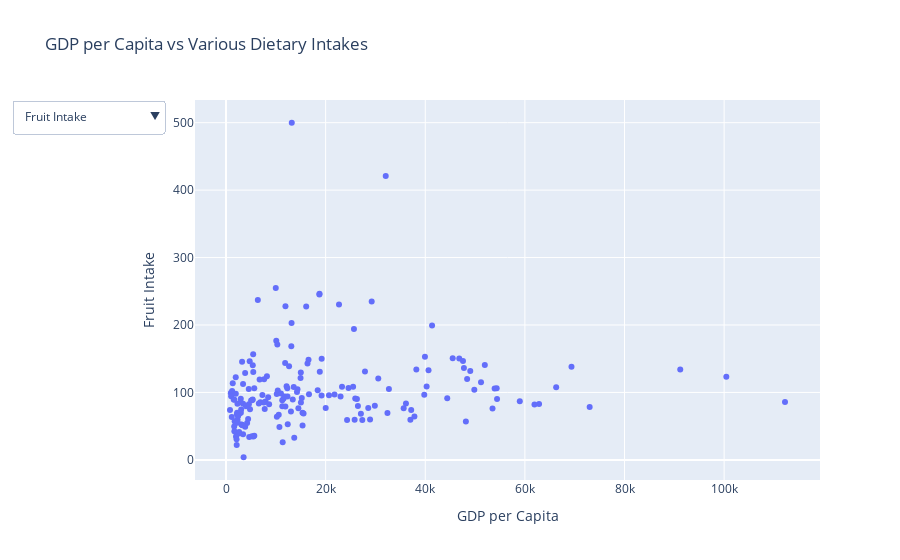

Notebook source saved alongside this figure:
### Code cell
#Click to see code
dietary_columns = {
    'Fruit Intake': 'fruit_dietary_intake',
    'Vegetable Intake': 'vegetables_dietary_intake',
    'Legume Intake': 'legumes_dietary_intake',
    'Nut Intake': 'nuts_dietary_intake',
    'Whole Grains Intake': 'whole_grains_dietary_intake',
    'Fish Intake': 'fish_dietary_intake',
    'Dairy Intake': 'dairy_dietary_intake',
    'Red Meat Intake': 'red_meat_dietary_intake'
}

# Create the initial plot
fig = px.scatter(data, x='gdp_per_capita_mean_2011_2021', y='fruit_dietary_intake',
                 labels={'gdp_per_capita_mean_2011_2021': 'GDP per Capita',
                         'fruit_dietary_intake': 'Fruit Intake'},
                 title='GDP per Capita vs Dietary Intake')

# Update layout with dropdown
fig.update_layout(
    updatemenus=[
        {
            'buttons': [
                {
                    'method': 'update',
                    'label': dietary_label,
                    'args': [{'y': [data[dietary_col]]},
                             {'yaxis': {'title': dietary_label}}]
                }
                for dietary_label, dietary_col in dietary_columns.items()
            ],
            'direction': 'down',
            'showactive': True,
        }
    ]
)

fig.update_layout(title='GDP per Capita vs Various Dietary Intakes')

fig.show()

### Figure 1 — Plotly figure (JSON) as saved in the notebook; plotly's stock layout.template omitted (floating-point values rounded to 4 significant figures; data arrays with more than 128 entries replaced by an {"elided": "..."} marker saying what was removed)
{"data": [{"hovertemplate": "GDP per Capita=%{x}<br>Fruit Intake=%{y}<extra></extra>", "legendgroup": "", "marker": {"color": "#636efa", "symbol": "circle"}, "mode": "markers", "name": "", "orientation": "v", "showlegend": false, "type": "scatter", "x": {"elided": "203 float values"}, "xaxis": "x", "y": {"elided": "203 float values"}, "yaxis": "y"}], "layout": {"autosize": true, "legend": {"tracegroupgap": 0}, "title": {"text": "GDP per Capita vs Various Dietary Intakes"}, "updatemenus": [{"buttons": [{"args": [{"y": {"elided": "1x203 float values"}}, {"yaxis": {"title": "Fruit Intake"}}], "label": "Fruit Intake", "method": "update"}, {"args": [{"y": {"elided": "1x203 float values"}}, {"yaxis": {"title": "Vegetable Intake"}}], "label": "Vegetable Intake", "method": "update"}, {"args": [{"y": {"elided": "1x203 float values"}}, {"yaxis": {"title": "Legume Intake"}}], "label": "Legume Intake", "method": "update"}, {"args": [{"y": {"elided": "1x203 float values"}}, {"yaxis": {"title": "Nut Intake"}}], "label": "Nut Intake", "method": "update"}, {"args": [{"y": {"elided": "1x203 float values"}}, {"yaxis": {"title": "Whole Grains Intake"}}], "label": "Whole Grains Intake", "method": "update"}, {"args": [{"y": {"elided": "1x203 float values"}}, {"yaxis": {"title": "Fish Intake"}}], "label": "Fish Intake", "method": "update"}, {"args": [{"y": {"elided": "1x203 float values"}}, {"yaxis": {"title": "Dairy Intake"}}], "label": "Dairy Intake", "method": "update"}, {"args": [{"y": {"elided": "1x203 float values"}}, {"yaxis": {"title": "Red Meat Intake"}}], "label": "Red Meat Intake", "method": "update"}], "direction": "down", "showactive": true}], "xaxis": {"anchor": "y", "autorange": true, "domain": [0, 1], "range": [-6017.0, 119000.0], "title": {"text": "GDP per Capita"}, "type": "linear"}, "yaxis": {"anchor": "x", "autorange": true, "domain": [0, 1], "range": [-37.03, 540.8], "title": {"text": "Fruit Intake"}, "type": "linear"}}}
